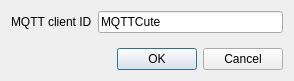
<?xml version="1.0" encoding="UTF-8"?>
<ui version="4.0">
 <class>SettingsDialog</class>
 <widget class="QDialog" name="SettingsDialog">
  <property name="geometry">
   <rect>
    <x>0</x>
    <y>0</y>
    <width>294</width>
    <height>81</height>
   </rect>
  </property>
  <property name="sizePolicy">
   <sizepolicy hsizetype="Fixed" vsizetype="Fixed">
    <horstretch>0</horstretch>
    <verstretch>0</verstretch>
   </sizepolicy>
  </property>
  <property name="minimumSize">
   <size>
    <width>294</width>
    <height>81</height>
   </size>
  </property>
  <property name="maximumSize">
   <size>
    <width>294</width>
    <height>81</height>
   </size>
  </property>
  <property name="windowTitle">
   <string>MQTTCute settings</string>
  </property>
  <property name="sizeGripEnabled">
   <bool>false</bool>
  </property>
  <layout class="QVBoxLayout" name="verticalLayout">
   <item>
    <layout class="QFormLayout" name="formLayout">
     <item row="0" column="0">
      <widget class="QLabel" name="label">
       <property name="text">
        <string>MQTT client ID</string>
       </property>
      </widget>
     </item>
     <item row="0" column="1">
      <widget class="QLineEdit" name="clientIdEdit">
       <property name="text">
        <string>MQTTCute</string>
       </property>
       <property name="readOnly">
        <bool>true</bool>
       </property>
      </widget>
     </item>
    </layout>
   </item>
   <item>
    <widget class="QDialogButtonBox" name="buttonBox">
     <property name="orientation">
      <enum>Qt::Horizontal</enum>
     </property>
     <property name="standardButtons">
      <set>QDialogButtonBox::Cancel|QDialogButtonBox::Ok</set>
     </property>
    </widget>
   </item>
  </layout>
 </widget>
 <resources/>
 <connections>
  <connection>
   <sender>buttonBox</sender>
   <signal>accepted()</signal>
   <receiver>SettingsDialog</receiver>
   <slot>accept()</slot>
   <hints>
    <hint type="sourcelabel">
     <x>248</x>
     <y>254</y>
    </hint>
    <hint type="destinationlabel">
     <x>157</x>
     <y>274</y>
    </hint>
   </hints>
  </connection>
  <connection>
   <sender>buttonBox</sender>
   <signal>rejected()</signal>
   <receiver>SettingsDialog</receiver>
   <slot>reject()</slot>
   <hints>
    <hint type="sourcelabel">
     <x>316</x>
     <y>260</y>
    </hint>
    <hint type="destinationlabel">
     <x>286</x>
     <y>274</y>
    </hint>
   </hints>
  </connection>
 </connections>
</ui>
